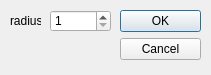
<?xml version="1.0" encoding="UTF-8"?>
<ui version="4.0">
 <class>NoiseMedianDialog</class>
 <widget class="QDialog" name="NoiseMedianDialog">
  <property name="geometry">
   <rect>
    <x>0</x>
    <y>0</y>
    <width>211</width>
    <height>75</height>
   </rect>
  </property>
  <property name="windowTitle">
   <string>Noise Median</string>
  </property>
  <property name="windowIcon">
   <iconset resource="../../../res/icons.qrc">
    <normaloff>:/icons/icons/checkerboard.png</normaloff>:/icons/icons/checkerboard.png</iconset>
  </property>
  <widget class="QDialogButtonBox" name="buttonBox">
   <property name="geometry">
    <rect>
     <x>120</x>
     <y>10</y>
     <width>81</width>
     <height>241</height>
    </rect>
   </property>
   <property name="orientation">
    <enum>Qt::Vertical</enum>
   </property>
   <property name="standardButtons">
    <set>QDialogButtonBox::Cancel|QDialogButtonBox::Ok</set>
   </property>
  </widget>
  <widget class="QLabel" name="label">
   <property name="geometry">
    <rect>
     <x>10</x>
     <y>10</y>
     <width>31</width>
     <height>21</height>
    </rect>
   </property>
   <property name="text">
    <string>radius</string>
   </property>
  </widget>
  <widget class="QSpinBox" name="sB_radius">
   <property name="geometry">
    <rect>
     <x>50</x>
     <y>10</y>
     <width>61</width>
     <height>22</height>
    </rect>
   </property>
   <property name="minimum">
    <number>1</number>
   </property>
   <property name="maximum">
    <number>25</number>
   </property>
   <property name="value">
    <number>1</number>
   </property>
  </widget>
 </widget>
 <resources>
  <include location="../../../res/icons.qrc"/>
 </resources>
 <connections>
  <connection>
   <sender>buttonBox</sender>
   <signal>accepted()</signal>
   <receiver>NoiseMedianDialog</receiver>
   <slot>accept()</slot>
   <hints>
    <hint type="sourcelabel">
     <x>248</x>
     <y>254</y>
    </hint>
    <hint type="destinationlabel">
     <x>157</x>
     <y>274</y>
    </hint>
   </hints>
  </connection>
  <connection>
   <sender>buttonBox</sender>
   <signal>rejected()</signal>
   <receiver>NoiseMedianDialog</receiver>
   <slot>reject()</slot>
   <hints>
    <hint type="sourcelabel">
     <x>316</x>
     <y>260</y>
    </hint>
    <hint type="destinationlabel">
     <x>286</x>
     <y>274</y>
    </hint>
   </hints>
  </connection>
 </connections>
</ui>
